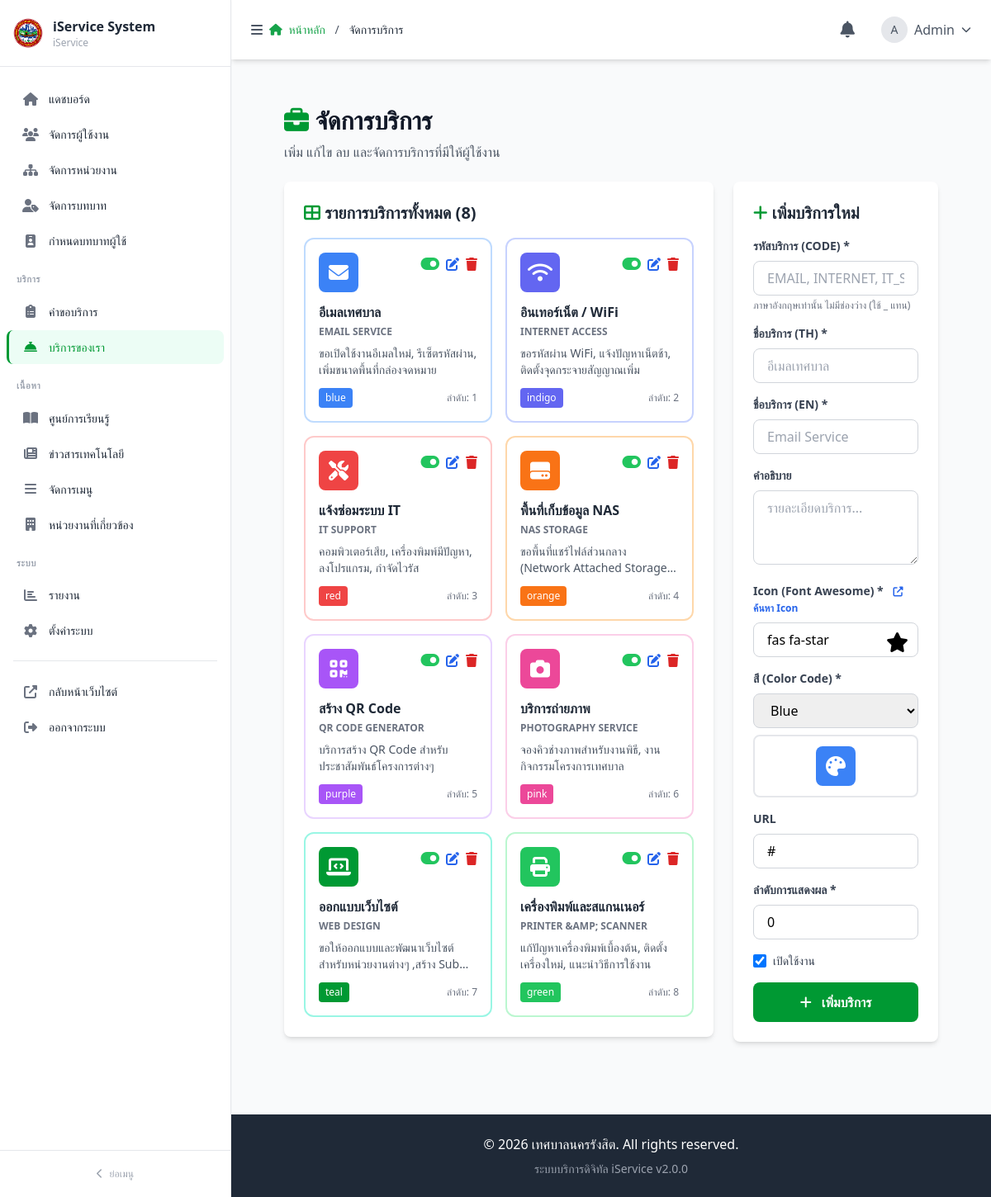
/admin/my_service.php, run on the app's committed database.
### tables this page shows
CREATE TABLE `my_service` (
  `id` int(11) NOT NULL,
  `service_code` varchar(50) NOT NULL COMMENT 'รหัสบริการ',
  `service_name` varchar(100) NOT NULL COMMENT 'ชื่อบริการ (ภาษาไทย)',
  `service_name_en` varchar(100) NOT NULL COMMENT 'ชื่อบริการ (ภาษาอังกฤษ)',
  `description` text DEFAULT NULL COMMENT 'คำอธิบายบริการ',
  `icon` varchar(50) DEFAULT NULL COMMENT 'Font Awesome icon class',
  `color_code` varchar(20) DEFAULT 'blue' COMMENT 'สี',
  `service_url` varchar(255) DEFAULT '#' COMMENT 'URL สำหรับคลิก',
  `is_active` tinyint(1) NOT NULL DEFAULT 1 COMMENT '1 = แสดง, 0 = ซ่อน',
  `display_order` int(11) NOT NULL DEFAULT 0 COMMENT 'ลำดับการแสดงผล',
  `created_at` timestamp NOT NULL DEFAULT current_timestamp(),
  `updated_at` timestamp NOT NULL DEFAULT current_timestamp() ON UPDATE current_timestamp()
);

### admin/my_service.php (the view, shortened to what this page needs)
<?php
require_once '../config/database.php';
$services = [];
$result = $conn->query("SELECT * FROM my_service ORDER BY display_order ASC");
while ($row = $result->fetch_assoc()) {
    $services[] = $row;
}
$color_map = [
    'blue' => ['bg' => 'bg-blue-500', 'text' => 'text-blue-600', 'border' => 'border-blue-200'],
    'indigo' => ['bg' => 'bg-indigo-500', 'text' => 'text-indigo-600', 'border' => 'border-indigo-200'],
    'red' => ['bg' => 'bg-red-500', 'text' => 'text-red-600', 'border' => 'border-red-200'],
    'orange' => ['bg' => 'bg-orange-500', 'text' => 'text-orange-600', 'border' => 'border-orange-200'],
    'purple' => ['bg' => 'bg-purple-500', 'text' => 'text-purple-600', 'border' => 'border-purple-200'],
    'pink' => ['bg' => 'bg-pink-500', 'text' => 'text-pink-600', 'border' => 'border-pink-200'],
    'teal' => ['bg' => 'bg-teal-500', 'text' => 'text-teal-600', 'border' => 'border-teal-200'],
    'green' => ['bg' => 'bg-green-500', 'text' => 'text-green-600', 'border' => 'border-green-200'],
    'gray' => ['bg' => 'bg-gray-500', 'text' => 'text-gray-600', 'border' => 'border-gray-200'],
    'yellow' => ['bg' => 'bg-yellow-500', 'text' => 'text-yellow-600', 'border' => 'border-yellow-200'],
];
?>
<?php
include 'admin-layout/header.php';
include 'admin-layout/sidebar.php';
include 'admin-layout/topbar.php';
?>
<main class="main-content-transition lg:ml-0">
    <div class="px-4 sm:px-6 lg:px-8 py-6">
        <div class="mb-6">
            <h1 class="text-3xl font-bold text-gray-900">
                <i class="fas fa-briefcase text-teal-600"></i> จัดการบริการ
            </h1>
            <p class="mt-2 text-gray-600">เพิ่ม แก้ไข ลบ และจัดการบริการที่มีให้ผู้ใช้งาน</p>
        </div>
        <div class="grid grid-cols-1 lg:grid-cols-3 gap-6">
            <div class="lg:col-span-2">
                <div class="bg-white rounded-lg shadow-md p-6">
                    <h2 class="text-xl font-bold text-gray-800 mb-4">
                        <i class="fas fa-th-large text-teal-600"></i> รายการบริการทั้งหมด (<?= count($services) ?>)
                    </h2>
                    <div class="grid grid-cols-1 md:grid-cols-2 gap-4" id="serviceList">
                        <?php foreach ($services as $service):
                            $colors = $color_map[$service['color_code']] ?? $color_map['blue'];
                        ?>
                            <div class="border-2 <?= $colors['border'] ?> rounded-xl p-4 hover:shadow-lg transition <?= !$service['is_active'] ? 'opacity-50' : '' ?>">
                                <div class="flex items-start justify-between mb-3">
                                    <div class="w-12 h-12 <?= $colors['bg'] ?> rounded-lg flex items-center justify-center text-white text-2xl">
                                        <i class="<?= htmlspecialchars($service['icon']) ?>"></i>
                                    </div>
                                    <div class="flex space-x-2">
                                        <button onclick="toggleActive(<?= $service['id'] ?>, <?= $service['is_active'] ? 0 : 1 ?>)" class="text-gray-400 hover:text-gray-600" title="เปิด/ปิด">
                                            <?php if ($service['is_active']): ?>
                                                <i class="fas fa-toggle-on text-green-500 text-xl"></i>
                                            <?php else: ?>
                                                <i class="fas fa-toggle-off text-red-500 text-xl"></i>
                                            <?php endif; ?>
                                        </button>
                                        <button onclick="editService(<?= $service['id'] ?>)" class="text-blue-600 hover:text-blue-800">
                                            <i class="fas fa-edit"></i>
                                        </button>
                                        <button onclick="deleteService(<?= $service['id'] ?>)" class="text-red-600 hover:text-red-800">
                                            <i class="fas fa-trash"></i>
                                        </button>
                                    </div>
                                </div>
                                <h3 class="font-bold text-gray-800 mb-1"><?= htmlspecialchars($service['service_name']) ?></h3>
                                <p class="text-xs text-gray-500 mb-2 uppercase font-semibold"><?= htmlspecialchars($service['service_name_en']) ?></p>
                                <p class="text-sm text-gray-600 mb-3 line-clamp-2"><?= htmlspecialchars($service['description']) ?></p>
                                <div class="flex items-center justify-between text-xs text-gray-500">
                                    <span class="<?= $colors['bg'] ?> text-white px-2 py-1 rounded"><?= $service['color_code'] ?></span>
                                    <span>ลำดับ: <?= $service['display_order'] ?></span>
                                </div>
                            </div>
                        <?php endforeach; ?>
                    </div>
                </div>
            </div>
            <div class="lg:col-span-1">
                <div class="bg-white rounded-lg shadow-md p-6 sticky top-4">
                    <h2 class="text-xl font-bold text-gray-800 mb-4" id="formTitle">
                        <i class="fas fa-plus text-teal-600"></i> เพิ่มบริการใหม่
                    </h2>
                    <form id="serviceForm" class="space-y-4">
                        <div>
                            <label class="block text-sm font-semibold text-gray-700 mb-2">รหัสบริการ (CODE) *</label>
                            <input type="text" name="service_code" id="service_code" required
                                   placeholder="EMAIL, INTERNET, IT_SUPPORT"
                                   class="w-full border border-gray-300 rounded-lg px-4 py-2 uppercase focus:ring-2 focus:ring-teal-500 focus:border-transparent">
                            <p class="text-xs text-gray-500 mt-1">ภาษาอังกฤษเท่านั้น ไม่มีช่องว่าง (ใช้ _ แทน)</p>
                        </div>
                        <div>
                            <label class="block text-sm font-semibold text-gray-700 mb-2">ชื่อบริการ (TH) *</label>
                            <input type="text" name="service_name" id="service_name" required
                                   placeholder="อีเมลเทศบาล"
                                   class="w-full border border-gray-300 rounded-lg px-4 py-2 focus:ring-2 focus:ring-teal-500 focus:border-transparent">
                        </div>
                        <div>
                            <label class="block text-sm font-semibold text-gray-700 mb-2">ชื่อบริการ (EN) *</label>
                            <input type="text" name="service_name_en" id="service_name_en" required
                                   placeholder="Email Service"
                                   class="w-full border border-gray-300 rounded-lg px-4 py-2 focus:ring-2 focus:ring-teal-500 focus:border-transparent">
                        </div>
                        <div>
                            <label class="block text-sm font-semibold text-gray-700 mb-2">คำอธิบาย</label>
                            <textarea name="description" id="description" rows="3"
                                      placeholder="รายละเอียดบริการ..."
                                      class="w-full border border-gray-300 rounded-lg px-4 py-2 focus:ring-2 focus:ring-teal-500 focus:border-transparent"></textarea>
                        </div>
                        <div>
                            <label class="block text-sm font-semibold text-gray-700 mb-2">
                                Icon (Font Awesome) *
                                <a href="https://fontawesome.com/icons" target="_blank" class="text-xs text-blue-600 ml-2">
                                    <i class="fas fa-external-link-alt"></i> ค้นหา Icon
                                </a>
                            </label>
                            <div class="relative">
                                <input type="text" name="icon" id="iconInput" required
                                       value="fas fa-star"
                                       placeholder="fas fa-envelope"
                                       class="w-full border border-gray-300 rounded-lg px-4 py-2 pr-12 focus:ring-2 focus:ring-teal-500 focus:border-transparent">
                                <div class="absolute right-3 top-2 text-2xl" id="iconPreview">
                                    <i class="fas fa-star"></i>
                                </div>
                            </div>
                        </div>
                        <div>
                            <label class="block text-sm font-semibold text-gray-700 mb-2">สี (Color Code) *</label>
                            <select name="color_code" id="colorSelect" required
                                    class="w-full border border-gray-300 rounded-lg px-4 py-2 focus:ring-2 focus:ring-teal-500 focus:border-transparent">
                                <?php foreach ($color_map as $color_name => $color_classes): ?>
                                    <option value="<?= $color_name ?>" <?= $color_name == 'blue' ? 'selected' : '' ?>>
                                        <?= ucfirst($color_name) ?>
                                    </option>
                                <?php endforeach; ?>
                            </select>
                            <div class="mt-2 p-3 border-2 rounded-lg text-center" id="colorPreview">
                                <div class="w-12 h-12 mx-auto rounded-lg flex items-center justify-center text-white text-2xl bg-blue-500">
                                    <i class="fas fa-palette"></i>
                                </div>
                            </div>
                        </div>
                        <div>
                            <label class="block text-sm font-semibold text-gray-700 mb-2">URL</label>
                            <input type="text" name="service_url" id="service_url"
                                   value="#"
                                   placeholder="service-email.php, #, https://..."
                                   class="w-full border border-gray-300 rounded-lg px-4 py-2 focus:ring-2 focus:ring-teal-500 focus:border-transparent">
                        </div>
                        <div>
                            <label class="block text-sm font-semibold text-gray-700 mb-2">ลำดับการแสดงผล *</label>
                            <input type="number" name="display_order" id="display_order" required
                                   value="0"
                                   class="w-full border border-gray-300 rounded-lg px-4 py-2 focus:ring-2 focus:ring-teal-500 focus:border-transparent">
                        </div>
                        <div class="flex items-center">
                            <input type="checkbox" name="is_active" id="is_active" checked
                                   class="w-4 h-4 text-teal-600 border-gray-300 rounded focus:ring-teal-500">
                            <label for="is_active" class="ml-2 text-sm font-medium text-gray-700">เปิดใช้งาน</label>
                        </div>
                        <div class="flex space-x-3">
                            <button type="submit" id="submitBtn"
                                    class="flex-1 bg-teal-600 hover:bg-teal-700 text-white px-6 py-3 rounded-lg font-semibold transition">
                                <i class="fas fa-plus mr-2"></i> เพิ่มบริการ
                            </button>
                        </div>
                    </form>
                </div>
            </div>
        </div>
    </div>
</main>
<?php
include 'admin-layout/footer.php';
?>

### admin/admin-layout/header.php (style rules this page uses)
.bg-primary-500, .bg-teal-500, .bg-teal-600 { background-color: #009933 !important; }
.text-primary-500, .text-primary-600, .text-teal-500, .text-teal-600 { color: #009933 !important; }
.main-content-transition { transition: margin-left 0.3s ease-in-out; }

### admin/admin-layout/sidebar.php (style rules this page uses)
:root { --sidebar-bg: #ffffff; --sidebar-border: #e5e7eb; --sidebar-text: #1f2937; --sidebar-text-muted: #6b7280; --sidebar-hover: #f3f4f6; --sidebar-active-bg: #ecfdf5; --sidebar-active-text: #009933; --sidebar-active-border: #009933; --sidebar-section-text: #9ca3af; }

### data on the page
my_service: is_active 1 (drawn), service_name "อีเมลเทศบาล", service_name_en "EMAIL SERVICE", description "ขอเปิดใช้งานอีเมลใหม่, รีเซ็ตรหัสผ่าน, เพิ่มขนาดพื้นที่กล่องจดหมาย", color_code "blue", display_order "1"
my_service: is_active 1 (drawn), service_name "อินเทอร์เน็ต / WiFi", service_name_en "INTERNET ACCESS", description "ขอรหัสผ่าน WiFi, แจ้งปัญหาเน็ตช้า, ติดตั้งจุดกระจายสัญญาณเพิ่ม", color_code "indigo", display_order "2"
my_service: is_active 1 (drawn), service_name "แจ้งซ่อมระบบ IT", service_name_en "IT SUPPORT", description "คอมพิวเตอร์เสีย, เครื่องพิมพ์มีปัญหา, ลงโปรแกรม, กำจัดไวรัส", color_code "red", display_order "3"
my_service: is_active 1 (drawn), service_name "พื้นที่เก็บข้อมูล NAS", service_name_en "NAS STORAGE", description "ขอพื้นที่แชร์ไฟล์ส่วนกลาง (Network Attached…", color_code "orange", display_order "4"
my_service: is_active 1 (drawn), service_name "สร้าง QR Code", service_name_en "QR CODE GENERATOR", description "บริการสร้าง QR Code สำหรับประชาสัมพันธ์โครงการต่างๆ", color_code "purple", display_order "5"
my_service: is_active 1 (drawn), service_name "บริการถ่ายภาพ", service_name_en "PHOTOGRAPHY SERVICE", description "จองคิวช่างภาพสำหรับงานพิธี, งานกิจกรรมโครงการเทศบาล", color_code "pink", display_order "6"
my_service: is_active 1 (drawn), service_name "ออกแบบเว็บไซต์", service_name_en "WEB DESIGN", description "ขอให้ออกแบบและพัฒนาเว็บไซต์สำหรับหน่วยงานต่างๆ ,สร้าง…", color_code "teal", display_order "7"
my_service: is_active 1 (drawn), service_name "เครื่องพิมพ์และสแกนเนอร์", service_name_en "PRINTER &AMP; SCANNER", description "แก้ปัญหาเครื่องพิมพ์เบื้องต้น, ติดตั้งเครื่องใหม่, แนะนำวิธีการใช้งาน", color_code "green", display_order "8"

### other printed values
$sidebar_app_name "iService System"
$sidebar_org_name "iService"
$item['label'] "แดชบอร์ด"
$item['label'] "จัดการผู้ใช้งาน"
$item['label'] "จัดการหน่วยงาน"
$item['label'] "จัดการบทบาท"
$item['label'] "กำหนดบทบาทผู้ใช้"
$group['label'] "บริการ"
$item['label'] "คำขอบริการ"
$item['label'] "บริการของเรา"
$group['label'] "เนื้อหา"
$item['label'] "ศูนย์การเรียนรู้"
$item['label'] "ข่าวสารเทคโนโลยี"
$item['label'] "จัดการเมนู"
$item['label'] "หน่วยงานที่เกี่ยวข้อง"
